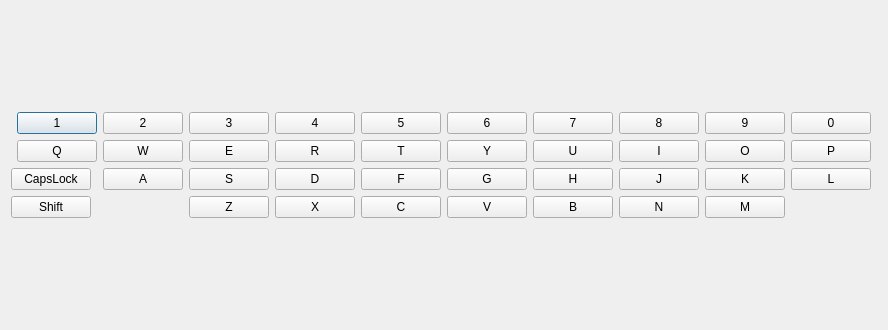
<?xml version="1.0" encoding="UTF-8"?>
<ui version="4.0">
 <class>PlayWindow</class>
 <widget class="QDialog" name="PlayWindow">
  <property name="geometry">
   <rect>
    <x>0</x>
    <y>0</y>
    <width>888</width>
    <height>330</height>
   </rect>
  </property>
  <property name="windowTitle">
   <string>Dialog</string>
  </property>
  <layout class="QGridLayout" name="gridLayout">
   <item row="0" column="0">
    <layout class="QVBoxLayout" name="verticalLayout">
     <item>
      <layout class="QHBoxLayout" name="horizontalLayout">
       <item>
        <spacer name="horizontalSpacer_8">
         <property name="orientation">
          <enum>Qt::Horizontal</enum>
         </property>
         <property name="sizeHint" stdset="0">
          <size>
           <width>40</width>
           <height>20</height>
          </size>
         </property>
        </spacer>
       </item>
       <item>
        <widget class="QPushButton" name="push1Button">
         <property name="text">
          <string>1</string>
         </property>
        </widget>
       </item>
       <item>
        <widget class="QPushButton" name="push2Button">
         <property name="text">
          <string>2</string>
         </property>
        </widget>
       </item>
       <item>
        <widget class="QPushButton" name="push3Button">
         <property name="text">
          <string>3</string>
         </property>
        </widget>
       </item>
       <item>
        <widget class="QPushButton" name="push4Button">
         <property name="text">
          <string>4</string>
         </property>
        </widget>
       </item>
       <item>
        <widget class="QPushButton" name="push5Button">
         <property name="text">
          <string>5</string>
         </property>
        </widget>
       </item>
       <item>
        <widget class="QPushButton" name="push6Button">
         <property name="text">
          <string>6</string>
         </property>
        </widget>
       </item>
       <item>
        <widget class="QPushButton" name="push7Button">
         <property name="text">
          <string>7</string>
         </property>
        </widget>
       </item>
       <item>
        <widget class="QPushButton" name="push8Button">
         <property name="text">
          <string>8</string>
         </property>
        </widget>
       </item>
       <item>
        <widget class="QPushButton" name="push9Button">
         <property name="text">
          <string>9</string>
         </property>
        </widget>
       </item>
       <item>
        <widget class="QPushButton" name="push0Button">
         <property name="text">
          <string>0</string>
         </property>
        </widget>
       </item>
       <item>
        <spacer name="horizontalSpacer_6">
         <property name="orientation">
          <enum>Qt::Horizontal</enum>
         </property>
         <property name="sizeHint" stdset="0">
          <size>
           <width>40</width>
           <height>20</height>
          </size>
         </property>
        </spacer>
       </item>
      </layout>
     </item>
     <item>
      <layout class="QHBoxLayout" name="horizontalLayout_2">
       <item>
        <spacer name="horizontalSpacer_7">
         <property name="orientation">
          <enum>Qt::Horizontal</enum>
         </property>
         <property name="sizeHint" stdset="0">
          <size>
           <width>40</width>
           <height>20</height>
          </size>
         </property>
        </spacer>
       </item>
       <item>
        <widget class="QPushButton" name="keyQButton">
         <property name="cursor">
          <cursorShape>PointingHandCursor</cursorShape>
         </property>
         <property name="text">
          <string>Q</string>
         </property>
        </widget>
       </item>
       <item>
        <widget class="QPushButton" name="keyWButton">
         <property name="cursor">
          <cursorShape>PointingHandCursor</cursorShape>
         </property>
         <property name="text">
          <string>W</string>
         </property>
        </widget>
       </item>
       <item>
        <widget class="QPushButton" name="keyEButton">
         <property name="cursor">
          <cursorShape>PointingHandCursor</cursorShape>
         </property>
         <property name="text">
          <string>E</string>
         </property>
        </widget>
       </item>
       <item>
        <widget class="QPushButton" name="keyRButton">
         <property name="cursor">
          <cursorShape>PointingHandCursor</cursorShape>
         </property>
         <property name="text">
          <string>R</string>
         </property>
        </widget>
       </item>
       <item>
        <widget class="QPushButton" name="keyTButton">
         <property name="cursor">
          <cursorShape>PointingHandCursor</cursorShape>
         </property>
         <property name="text">
          <string>T</string>
         </property>
        </widget>
       </item>
       <item>
        <widget class="QPushButton" name="keyYButton">
         <property name="cursor">
          <cursorShape>PointingHandCursor</cursorShape>
         </property>
         <property name="text">
          <string>Y</string>
         </property>
        </widget>
       </item>
       <item>
        <widget class="QPushButton" name="keyUButton">
         <property name="cursor">
          <cursorShape>PointingHandCursor</cursorShape>
         </property>
         <property name="text">
          <string>U</string>
         </property>
        </widget>
       </item>
       <item>
        <widget class="QPushButton" name="keyIButton">
         <property name="cursor">
          <cursorShape>PointingHandCursor</cursorShape>
         </property>
         <property name="text">
          <string>I</string>
         </property>
        </widget>
       </item>
       <item>
        <widget class="QPushButton" name="keyOButton">
         <property name="cursor">
          <cursorShape>PointingHandCursor</cursorShape>
         </property>
         <property name="text">
          <string>O</string>
         </property>
        </widget>
       </item>
       <item>
        <widget class="QPushButton" name="keyPButton">
         <property name="cursor">
          <cursorShape>PointingHandCursor</cursorShape>
         </property>
         <property name="text">
          <string>P</string>
         </property>
        </widget>
       </item>
       <item>
        <spacer name="horizontalSpacer_5">
         <property name="orientation">
          <enum>Qt::Horizontal</enum>
         </property>
         <property name="sizeHint" stdset="0">
          <size>
           <width>40</width>
           <height>20</height>
          </size>
         </property>
        </spacer>
       </item>
      </layout>
     </item>
     <item>
      <layout class="QHBoxLayout" name="horizontalLayout_3">
       <item>
        <widget class="QPushButton" name="capsLockButton">
         <property name="text">
          <string>CapsLock</string>
         </property>
        </widget>
       </item>
       <item>
        <spacer name="horizontalSpacer_3">
         <property name="orientation">
          <enum>Qt::Horizontal</enum>
         </property>
         <property name="sizeHint" stdset="0">
          <size>
           <width>40</width>
           <height>20</height>
          </size>
         </property>
        </spacer>
       </item>
       <item>
        <widget class="QPushButton" name="keyAButton">
         <property name="cursor">
          <cursorShape>PointingHandCursor</cursorShape>
         </property>
         <property name="text">
          <string>A</string>
         </property>
        </widget>
       </item>
       <item>
        <widget class="QPushButton" name="keySButton">
         <property name="cursor">
          <cursorShape>PointingHandCursor</cursorShape>
         </property>
         <property name="text">
          <string>S</string>
         </property>
        </widget>
       </item>
       <item>
        <widget class="QPushButton" name="keyDButton">
         <property name="cursor">
          <cursorShape>PointingHandCursor</cursorShape>
         </property>
         <property name="text">
          <string>D</string>
         </property>
        </widget>
       </item>
       <item>
        <widget class="QPushButton" name="keyFButton">
         <property name="cursor">
          <cursorShape>PointingHandCursor</cursorShape>
         </property>
         <property name="text">
          <string>F</string>
         </property>
        </widget>
       </item>
       <item>
        <widget class="QPushButton" name="keyGButton">
         <property name="cursor">
          <cursorShape>PointingHandCursor</cursorShape>
         </property>
         <property name="text">
          <string>G</string>
         </property>
        </widget>
       </item>
       <item>
        <widget class="QPushButton" name="keyHButton">
         <property name="cursor">
          <cursorShape>PointingHandCursor</cursorShape>
         </property>
         <property name="text">
          <string>H</string>
         </property>
        </widget>
       </item>
       <item>
        <widget class="QPushButton" name="keyJButton">
         <property name="cursor">
          <cursorShape>PointingHandCursor</cursorShape>
         </property>
         <property name="text">
          <string>J</string>
         </property>
        </widget>
       </item>
       <item>
        <widget class="QPushButton" name="keyKButton">
         <property name="cursor">
          <cursorShape>PointingHandCursor</cursorShape>
         </property>
         <property name="text">
          <string>K</string>
         </property>
        </widget>
       </item>
       <item>
        <widget class="QPushButton" name="keyLButton">
         <property name="cursor">
          <cursorShape>PointingHandCursor</cursorShape>
         </property>
         <property name="text">
          <string>L</string>
         </property>
        </widget>
       </item>
       <item>
        <spacer name="horizontalSpacer_4">
         <property name="orientation">
          <enum>Qt::Horizontal</enum>
         </property>
         <property name="sizeHint" stdset="0">
          <size>
           <width>40</width>
           <height>20</height>
          </size>
         </property>
        </spacer>
       </item>
      </layout>
     </item>
     <item>
      <layout class="QHBoxLayout" name="horizontalLayout_4">
       <item>
        <widget class="QPushButton" name="keyShiftButton">
         <property name="cursor">
          <cursorShape>PointingHandCursor</cursorShape>
         </property>
         <property name="text">
          <string>Shift</string>
         </property>
        </widget>
       </item>
       <item>
        <spacer name="horizontalSpacer">
         <property name="orientation">
          <enum>Qt::Horizontal</enum>
         </property>
         <property name="sizeHint" stdset="0">
          <size>
           <width>40</width>
           <height>20</height>
          </size>
         </property>
        </spacer>
       </item>
       <item>
        <widget class="QPushButton" name="keyZButton">
         <property name="cursor">
          <cursorShape>PointingHandCursor</cursorShape>
         </property>
         <property name="text">
          <string>Z</string>
         </property>
        </widget>
       </item>
       <item>
        <widget class="QPushButton" name="keyXButton">
         <property name="cursor">
          <cursorShape>PointingHandCursor</cursorShape>
         </property>
         <property name="text">
          <string>X</string>
         </property>
        </widget>
       </item>
       <item>
        <widget class="QPushButton" name="keyCButton">
         <property name="cursor">
          <cursorShape>PointingHandCursor</cursorShape>
         </property>
         <property name="text">
          <string>C</string>
         </property>
        </widget>
       </item>
       <item>
        <widget class="QPushButton" name="keyVButton">
         <property name="cursor">
          <cursorShape>PointingHandCursor</cursorShape>
         </property>
         <property name="text">
          <string>V</string>
         </property>
        </widget>
       </item>
       <item>
        <widget class="QPushButton" name="keyBButton">
         <property name="cursor">
          <cursorShape>PointingHandCursor</cursorShape>
         </property>
         <property name="text">
          <string>B</string>
         </property>
        </widget>
       </item>
       <item>
        <widget class="QPushButton" name="keyNButton">
         <property name="cursor">
          <cursorShape>PointingHandCursor</cursorShape>
         </property>
         <property name="text">
          <string>N</string>
         </property>
        </widget>
       </item>
       <item>
        <widget class="QPushButton" name="keyMButton">
         <property name="cursor">
          <cursorShape>PointingHandCursor</cursorShape>
         </property>
         <property name="text">
          <string>M</string>
         </property>
        </widget>
       </item>
       <item>
        <spacer name="horizontalSpacer_2">
         <property name="orientation">
          <enum>Qt::Horizontal</enum>
         </property>
         <property name="sizeHint" stdset="0">
          <size>
           <width>40</width>
           <height>20</height>
          </size>
         </property>
        </spacer>
       </item>
      </layout>
     </item>
    </layout>
   </item>
  </layout>
 </widget>
 <resources/>
 <connections/>
</ui>
